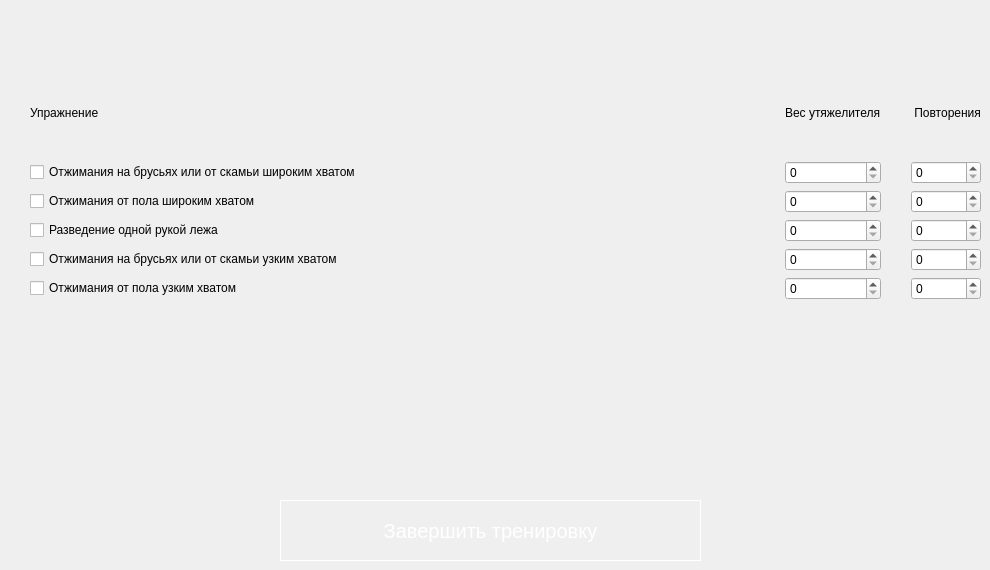
                <widget class="QWidget" name="tab">
                 <attribute name="icon">
                  <iconset>
                   <normaloff>../../../.designer/backup/img/icons/checkmarkcircle_111048-_1_.ico</normaloff>
                   <activeon>../../../.designer/backup/img/icons/calculator_(1).ico</activeon>../../../.designer/backup/img/icons/checkmarkcircle_111048-_1_.ico</iconset>
                 </attribute>
                 <attribute name="title">
                  <string>День 1</string>
                 </attribute>
                 <widget class="QWidget" name="gridLayoutWidget">
                  <property name="geometry">
                   <rect>
                    <x>30</x>
                    <y>70</y>
                    <width>951</width>
                    <height>230</height>
                   </rect>
                  </property>
                  <layout class="QGridLayout" name="gridLayout_1" rowstretch="0,0,0,0,0,0" columnstretch="3,0,0">
                   <property name="horizontalSpacing">
                    <number>30</number>
                   </property>
                   <item row="1" column="1">
                    <widget class="QSpinBox" name="spinBox_extraWeight_1_1"/>
                   </item>
                   <item row="3" column="0">
                    <widget class="QCheckBox" name="checkBox_exersize_3_1">
                     <property name="text">
                      <string>Разведение одной рукой лежа</string>
                     </property>
                    </widget>
                   </item>
                   <item row="3" column="1">
                    <widget class="QSpinBox" name="spinBox_extraWeight_3_1"/>
                   </item>
                   <item row="5" column="1">
                    <widget class="QSpinBox" name="spinBox_extraWeight_5_1"/>
                   </item>
                   <item row="0" column="0">
                    <widget class="QLabel" name="label_exersize_1">
                     <property name="text">
                      <string>Упражнение</string>
                     </property>
                    </widget>
                   </item>
                   <item row="5" column="0">
                    <widget class="QCheckBox" name="checkBox_exersize_5_1">
                     <property name="text">
                      <string>Отжимания от пола узким хватом</string>
                     </property>
                     <property name="checked">
                      <bool>false</bool>
                     </property>
                    </widget>
                   </item>
                   <item row="1" column="0">
                    <widget class="QCheckBox" name="checkBox_exersize_1_1">
                     <property name="text">
                      <string>Отжимания на брусьях или от скамьи широким хватом</string>
                     </property>
                     <property name="checked">
                      <bool>false</bool>
                     </property>
                    </widget>
                   </item>
                   <item row="0" column="2">
                    <widget class="QLabel" name="label_reps_1">
                     <property name="text">
                      <string> Повторения</string>
                     </property>
                    </widget>
                   </item>
                   <item row="1" column="2">
                    <widget class="QSpinBox" name="spinBox_reps_1_1"/>
                   </item>
                   <item row="3" column="2">
                    <widget class="QSpinBox" name="spinBox_reps_3_1"/>
                   </item>
                   <item row="2" column="2">
                    <widget class="QSpinBox" name="spinBox_reps_2_1"/>
                   </item>
                   <item row="4" column="0">
                    <widget class="QCheckBox" name="checkBox_exersize_4_1">
                     <property name="text">
                      <string>Отжимания на брусьях или от скамьи узким хватом</string>
                     </property>
                    </widget>
                   </item>
                   <item row="4" column="2">
                    <widget class="QSpinBox" name="spinBox_reps_4_1"/>
                   </item>
                   <item row="2" column="0">
                    <widget class="QCheckBox" name="checkBox_exersize_2_1">
                     <property name="text">
                      <string>Отжимания от пола широким хватом</string>
                     </property>
                    </widget>
                   </item>
                   <item row="2" column="1">
                    <widget class="QSpinBox" name="spinBox_extraWeight_2_1"/>
                   </item>
                   <item row="0" column="1">
                    <widget class="QLabel" name="label_extraWeigh_1">
                     <property name="text">
                      <string>Вес утяжелителя</string>
                     </property>
                    </widget>
                   </item>
                   <item row="4" column="1">
                    <widget class="QSpinBox" name="spinBox_extraWeight_4_1"/>
                   </item>
                   <item row="5" column="2">
                    <widget class="QSpinBox" name="spinBox_reps_5_1"/>
                   </item>
                  </layout>
                 </widget>
                 <widget class="QPushButton" name="pushButton_complete_1">
                  <property name="geometry">
                   <rect>
                    <x>280</x>
                    <y>500</y>
                    <width>421</width>
                    <height>61</height>
                   </rect>
                  </property>
                  <property name="styleSheet">
                   <string notr="true">QPushButton {
border:1px solid #fff;
font-size:20px;
color:#fff;
}
QPushButton:hover {
	background-color: rgb(85, 170, 255);
}</string>
                  </property>
                  <property name="text">
                   <string>Завершить тренировку</string>
                  </property>
                 </widget>
                </widget>
